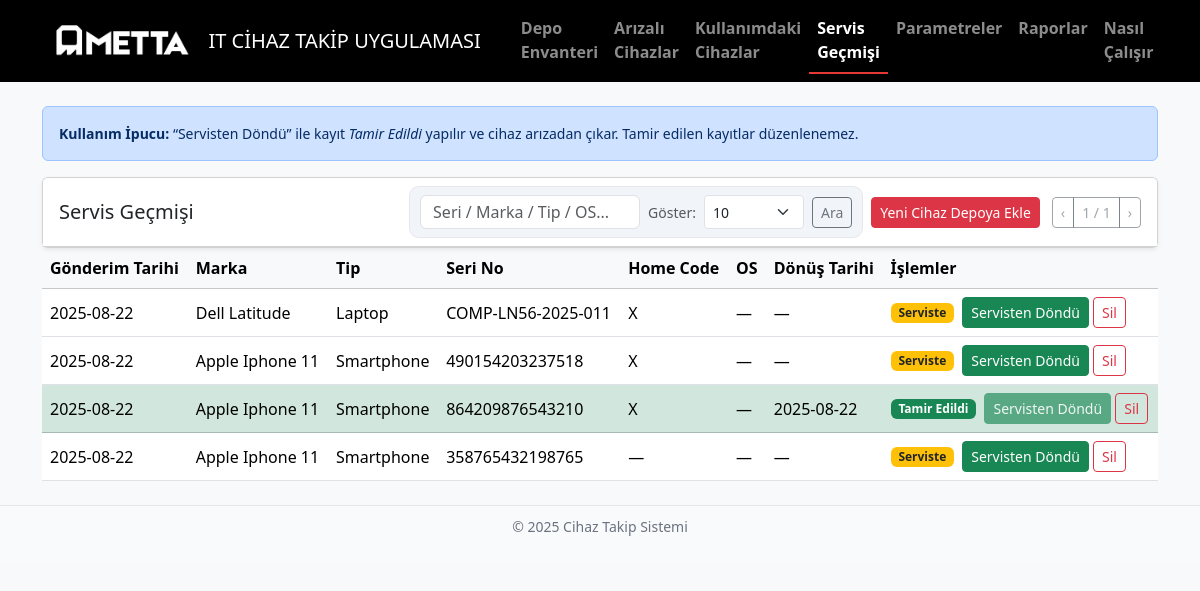
The app's page /service with its own data.
### app.py (models this page shows)
class ServiceRecord(db.Model):
    __tablename__ = "service_records"
    id = db.Column(db.Integer, primary_key=True)
    device_id = db.Column(db.Integer, db.ForeignKey("devices.id"), nullable=False)
    service_date = db.Column(db.Date, nullable=False)
    status = db.Column(db.String(30), default="Beklemede")  # Beklemede / Gönderildi / Geldi / Tamir Edildi / Teslim Edildi
    description = db.Column(db.Text)
    cost = db.Column(db.Float, default=0.0)
    return_date = db.Column(db.Date)  # ⇠ servisten dönüş tarihi
    created_at = db.Column(db.DateTime, default=datetime.utcnow, nullable=False)
    device = db.relationship("Device", back_populates="service_records")

class Device(db.Model):
    __tablename__ = "devices"
    id = db.Column(db.Integer, primary_key=True)
    brand = db.Column(db.String(80), nullable=False)
    type = db.Column(db.String(40), nullable=False)   # Monitor, Laptop PC vb.
    serial = db.Column(db.String(120), unique=True, nullable=False)
    home_code = db.Column(db.String(80))
    os = db.Column(db.String(80))
    quantity = db.Column(db.Integer, default=1, nullable=False)
    is_faulty = db.Column(db.Boolean, default=False, nullable=False)
    created_at = db.Column(db.DateTime, default=datetime.utcnow, nullable=False)
    service_records = db.relationship(
        "ServiceRecord", back_populates="device", cascade="all, delete-orphan"
    )
    faults = db.relationship(
        "Fault", back_populates="device", cascade="all, delete-orphan"
    )
    usages = db.relationship(
        "Usage", back_populates="device", cascade="all, delete-orphan"
    )

### app.py (the view, shortened to what this page needs)
@app.route("/service")
def service():
    q = (request.args.get("q") or "").strip()
    page = request.args.get("page", 1, type=int)
    per_page = request.args.get("per_page", 10, type=int)
    base = ServiceRecord.query.join(Device, ServiceRecord.device_id == Device.id)
    pagination = base.order_by(
        ServiceRecord.service_date.desc(), ServiceRecord.id.desc()
    ).paginate(page=page, per_page=per_page, error_out=False)
    devices = Device.query.order_by(Device.brand.asc()).all()
    brands = get_param_list("brands")
    types  = get_param_list("types")
    oslist = get_param_list("os_list")
    return render_template(
        "service.html",
        pagination=pagination,
        devices=devices,
        q=q,
        brands=brands,
        types=types,
        oslist=oslist,
        per_page=per_page,
    )

### app.py (called while the page is built)
def _split_list(text: str):
    if not text:
        return []
    raw = text.replace("\r", "\n").replace(",", "\n").split("\n")
    return [x.strip() for x in raw if x.strip()]

def get_param_list(key: str):
    p = Parameter.query.filter_by(key=key).first()
    return _split_list(p.value if p else "")

### templates/service.html (shortened to what this page needs)
<!doctype html>
<html lang="tr">
<head>
  <link href="https://cdn.jsdelivr.net/npm/bootstrap@5.3.3/dist/css/bootstrap.min.css" rel="stylesheet">
</head>
<body class="bg-light">
<nav class="navbar navbar-expand-lg navbar-dark" style="background:#000;">
  <div class="container d-flex align-items-center">
     <a class="navbar-brand d-flex align-items-center me-3" href="{{ url_for('inventory') }}">
      <img src="{{ url_for('static', filename='img/magna-logo-navbar.png') }}" alt="MAGNA Logo" height="32" class="me-2">
      <span class="brand-subtitle">IT CİHAZ TAKİP UYGULAMASI</span>
    </a>
    <div class="collapse navbar-collapse flex-grow-0" id="nav">
      <ul class="navbar-nav ms-3">
        <li class="nav-item"><a class="nav-link" href="{{ url_for('inventory') }}">Depo Envanteri</a></li>
        <li class="nav-item"><a class="nav-link" href="{{ url_for('faults') }}">Arızalı Cihazlar</a></li>
        <li class="nav-item"><a class="nav-link" href="{{ url_for('inuse') }}">Kullanımdaki Cihazlar</a></li>
        <li class="nav-item"><a class="nav-link active" href="{{ url_for('service') }}">Servis Geçmişi</a></li>
        <li class="nav-item"><a class="nav-link" href="{{ url_for('params') }}">Parametreler</a></li>
        <li class="nav-item"><a class="nav-link" href="{{ url_for('reports') }}">Raporlar</a></li>
        <li class="nav-item"><a class="nav-link" href="{{ url_for('kullanim') }}">Nasıl Çalışır</a></li>
      </ul>
    </div>
  </div>
</nav>
<div class="container my-4">
  <div class="alert alert-primary small" role="alert">
    <strong>Kullanım İpucu:</strong> “Servisten Döndü” ile kayıt <em>Tamir Edildi</em> yapılır ve cihaz arızadan çıkar. Tamir edilen kayıtlar düzenlenemez.
  </div>
<div class="card shadow-sm">
  <div class="card-header bg-white">
    <div class="d-flex flex-wrap gap-2 align-items-center justify-content-between">
      <h5 class="mb-0">Servis Geçmişi</h5>
      <div class="d-flex flex-wrap gap-2 align-items-center">
        <form method="get" action="{{ url_for('service') }}" class="toolbar d-flex align-items-center gap-2">
        <input type="text" class="form-control" name="q" placeholder="Seri / Marka / Tip / OS..."
              value="{{ q or '' }}" style="min-width:220px">
        <span class="text-muted small">Göster:</span>
        <select name="per_page" class="form-select form-select-sm" onchange="this.form.submit()">
          {% for n in [10,20,50] %}
            <option value="{{ n }}" {% if per_page == n %}selected{% endif %}>{{ n }}</option>
          {% endfor %}
        </select>
        <button class="btn btn-outline-secondary btn-sm" type="submit">Ara</button>
        </form>
        <button class="btn btn-danger btn-sm" data-bs-toggle="modal" data-bs-target="#addModal">
          Yeni Cihaz Depoya Ekle
        </button>
        <div class="btn-group btn-group-sm ms-1">
          {% if pagination.has_prev %}
            <a class="btn btn-outline-secondary"
               href="{{ url_for('service', page=pagination.prev_num, per_page=per_page, q=q) }}">‹</a>
          {% else %}
            <button class="btn btn-outline-secondary" disabled>‹</button>
          {% endif %}
          <button class="btn btn-outline-secondary" disabled>
            {{ pagination.page }} / {{ pagination.pages or 1 }}
          </button>
          {% if pagination.has_next %}
            <a class="btn btn-outline-secondary"
               href="{{ url_for('service', page=pagination.next_num, per_page=per_page, q=q) }}">›</a>
          {% else %}
            <button class="btn btn-outline-secondary" disabled>›</button>
          {% endif %}
        </div>
      </div>
    </div>
  </div>
</div>
    <div class="table-responsive">
      <table class="table table-hover align-middle mb-0">
        <thead class="table-light">
          <tr>
            <th>Gönderim Tarihi</th>
            <th>Marka</th>
            <th>Tip</th>
            <th>Seri No</th>
            <th>Home Code</th>
            <th>OS</th>
            <th>Dönüş Tarihi</th>
            <th>İşlemler</th>
          </tr>
        </thead>
        <tbody>
          {% for r in pagination.items %}
          {% set is_done = (r.status == 'Tamir Edildi') %}
          <tr class="{% if is_done %}table-success{% endif %}">
            <td class="text-nowrap">{{ r.service_date.strftime('%Y-%m-%d') }}</td>
            <td>{{ r.device.brand }}</td>
            <td>{{ r.device.type }}</td>
            <td class="text-nowrap">{{ r.device.serial }}</td>
            <td>{{ r.device.home_code or '—' }}</td>
            <td class="text-nowrap">{{ r.device.os or '—' }}</td>
            <td class="text-nowrap">{% if r.return_date %}{{ r.return_date.strftime('%Y-%m-%d') }}{% else %}—{% endif %}</td>
            <td class="text-nowrap">
              {% if not is_done %}
                <span class="badge bg-warning text-dark me-1">Serviste</span>
              {% else %}
                <span class="badge bg-success me-1">Tamir Edildi</span>
              {% endif %}
              <form method="post" action="{{ url_for('service_update', id=r.id) }}" class="d-inline">
                <button class="btn btn-sm btn-success" {% if is_done %}disabled{% endif %}>Servisten Döndü</button>
              </form>
              <form id="sdel{{ r.id }}" action="{{ url_for('service_delete', id=r.id) }}" method="post" class="d-inline">
                <button type="button" class="btn btn-sm btn-outline-danger"
                        onclick="if(confirm('Silinsin mi?')) this.form.submit()">Sil</button>
              </form>
            </td>
          </tr>
          {% else %}
          <tr><td colspan="8" class="text-center text-muted py-4">Kayıt yok.</td></tr>
          {% endfor %}
        </tbody>
      </table>
    </div>
  </div>
<footer class="footer">
  <p>© 2025 Cihaz Takip Sistemi</p>
</footer>
</body>
</html>

### templates/service.html (style rules this page uses)
.navbar-dark .nav-link { font-weight:600; }
.navbar-dark .nav-link.active { color:#fff; border-bottom:2px solid #e53935; }
.table td .badge { font-weight:600; }
.toolbar { background:#f1f5f9; border:1px solid #e5e7eb; border-radius:10px; padding:8px 10px; }
.toolbar .form-control { height:34px; }
.toolbar .form-select { height:34px; padding-top:4px; padding-bottom:4px; }
.footer { background: #f9fafb; color: #6b7280; text-align: center; padding: 10px; font-size: 14px; border-top: 1px solid #e5e7eb; margin-top: 20px; }

### records on screen
ServiceRecord: service_date "2025-08-22", device.brand "Dell Latitude", device.type "Laptop", device.serial "COMP-LN56-2025-011", device "X", device "—", shows "Serviste"
ServiceRecord: service_date "2025-08-22", device.brand "Apple Iphone 11", device.type "Smartphone", device.serial "490154203237518", device "X", device "—", shows "Serviste"
ServiceRecord: service_date "2025-08-22", device.brand "Apple Iphone 11", device.type "Smartphone", device.serial "864209876543210", device "X", device "—", return_date "2025-08-22", shows "Tamir Edildi"
ServiceRecord: service_date "2025-08-22", device.brand "Apple Iphone 11", device.type "Smartphone", device.serial "358765432198765", device "—", shows "Serviste"

### other values on screen
{{ pagination.page }} "1"
{{ pagination.pages or 1 }} "1"
form field per_page "10"
